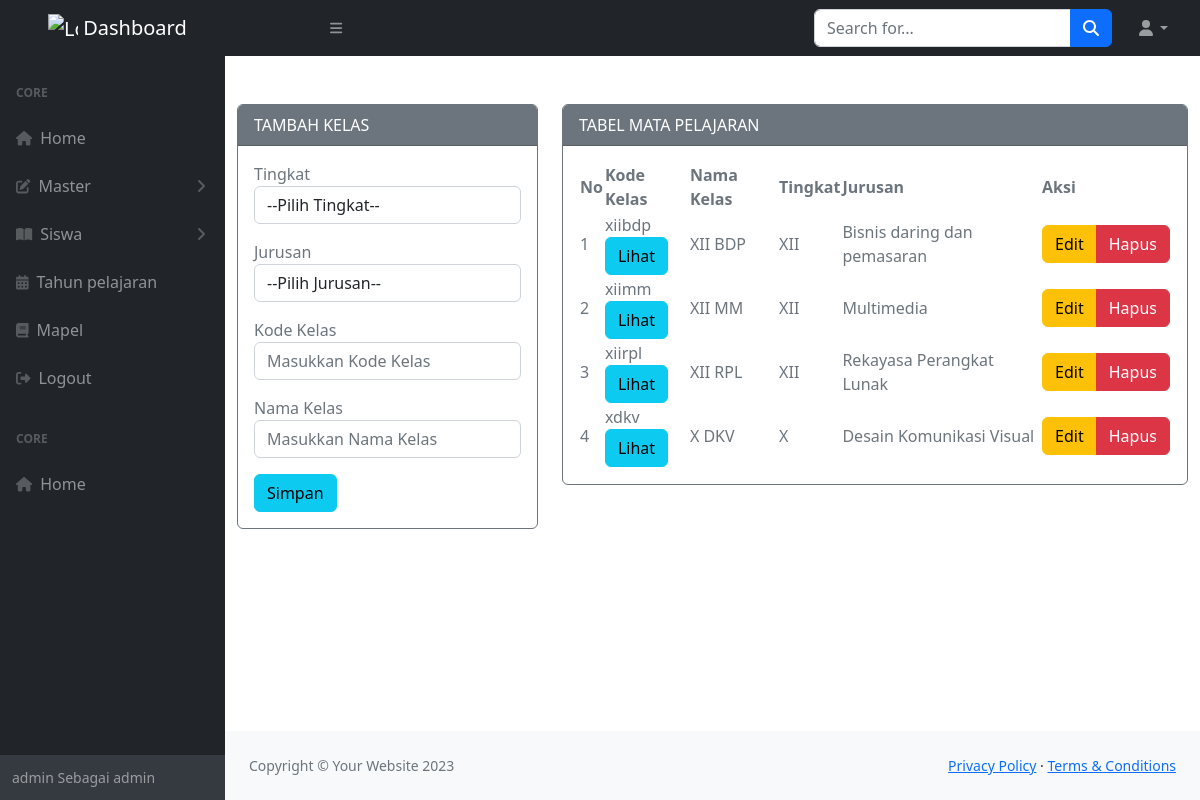
Screenshot of /admin/media.php?module=kelas (signed in) with the database file from the repository.
### tables this page shows
CREATE TABLE `kelas` (
  `kd_kelas` varchar(10) NOT NULL,
  `nama_kelas` varchar(10) NOT NULL,
  `tingkat` varchar(5) NOT NULL,
  `kd_jurusan` varchar(10) NOT NULL
);

CREATE TABLE `jurusan` (
  `kd_jurusan` varchar(10) NOT NULL,
  `nama_jurusan` varchar(100) NOT NULL
);

### admin/modul/mod_kelas/kelas_v.php (the view, shortened to what this page needs)
<?php
include "../koneksi/koneksi.php";
if (empty($_SESSION['username']) and empty($_SESSION['passuser']) and $_SESSION['login'] == 0) {
  echo "<script>alert('Kembalilah Kejalan yg benar!!!'); window.location = '../../index.php';</script>";
} else {
?>
  <?php
  $update = (isset($_GET['action']) and $_GET['action'] == 'update') ? true : false;
  ?>
  <div class="container mt-5">
    <div class="content-wrapper">
      <div class="row">
        <div class="col-md-4 col-sm-4 col-xs-12">
          <div class="card border-secondary mb-3">
            <div class="card-header text-bg-<?= ($update) ? "success" : "secondary" ?>">
              <?= ($update) ? "EDIT" : "TAMBAH" ?> KELAS
            </div>
            <div class="card-body text-secondary">
              <form action="<?= $_SERVER['REQUEST_URI'] ?>" method="POST" role="form">
                <div class="form-group mb-3">
                  <label>Tingkat</label>
                  <select class="form-control" name="tingkat">
                    <option selected hidden disabled>--Pilih Tingkat--</option>
                  </select>
                </div>
                <div class="form-group mb-3">
                  <label>Jurusan </label>
                  <select class="form-control" name="kd_jurusan">
                    <option selected hidden disabled>--Pilih Jurusan--</option>
                  </select>
                </div>
                <div class="form-group mb-3">
                  <label>Kode Kelas</label>
                  <input class="form-control" placeholder="Masukkan Kode Kelas" name="kd_kelas" type="text" <?= (!$update) ?: 'value="' . $row["kd_kelas"] . '"' ?> />
                </div>
                <div class="form-group mb-3">
                  <label>Nama Kelas </label>
                  <input class="form-control" placeholder="Masukkan Nama Kelas" name="nama_kelas" type="text" <?= (!$update) ?: 'value="' . $row["nama_kelas"] . '"' ?> />
                </div>
                <button type="submit" class="btn btn-<?= ($update) ? "warning" : "info" ?> btn-block">Simpan</button>
              </form>
            </div>
          </div>
        </div>
        <div class="col-md-8 col-sm-8 col-xs-12">
          <div class="card border-secondary mb-3">
            <div class="card-header text-bg-secondary">
              TABEL MATA PELAJARAN
            </div>
            <div class="card-body text-secondary">
              <table id="datatablesSimple">
                <thead>
                  <tr>
                    <th>No</th>
                    <th>Kode Kelas</th>
                    <th>Nama Kelas</th>
                    <th>Tingkat</th>
                    <th>Jurusan</th>
                    <th>Aksi</th>
                  </tr>
                </thead>
                <tbody>
                  <?php $no = 1; ?>
                  <?php if ($query = $connect->query("SELECT * FROM kelas,jurusan where kelas.kd_jurusan=jurusan.kd_jurusan ORDER BY FIELD(tingkat, 'XII', 'XI', 'X')")) : ?>
                    <?php while ($row = $query->fetch_assoc()) : ?>
                      <tr>
                        <td><?= $no++ ?></td>
                        <td><?= $row['kd_kelas'] ?> <br><a href="?module=rombel&kls=<?= $row['kd_kelas'] ?>" class="btn btn-xs btn-info">Lihat</a> </td>
                        <td><?= $row['nama_kelas'] ?></td>
                        <td><?= $row['tingkat'] ?></td>
                        <td><?= $row['nama_jurusan'] ?></td>
                        <td class="hidden-print">
                          <div class="btn-group">
                            <a href="?module=kelas&action=update&key=<?= $row['kd_kelas'] ?>" class="btn btn-warning btn-xs">Edit</a>
                            <a href="?module=kelas&action=delete&key=<?= $row['kd_kelas'] ?>" class="btn btn-danger btn-xs">Hapus</a>
                          </div>
                        </td>
                      </tr>
                    <?php endwhile ?>
                  <?php endif ?>
                </tbody>
              </table>
            </div>
          </div>
        </div>
      </div>
    </div>
  </div>
<?php } ?>

### rows the page displays
kelas: kd_kelas "xiibdp", nama_kelas "XII BDP", tingkat "XII", kd_jurusan.nama_jurusan "Bisnis daring dan pemasaran"
kelas: kd_kelas "xiimm", nama_kelas "XII MM", tingkat "XII", kd_jurusan.nama_jurusan "Multimedia"
kelas: kd_kelas "xiirpl", nama_kelas "XII RPL", tingkat "XII", kd_jurusan.nama_jurusan "Rekayasa Perangkat Lunak"
kelas: kd_kelas "xdkv", nama_kelas "X DKV", tingkat "X", kd_jurusan.nama_jurusan "Desain Komunikasi Visual"

### other values shown
$_SESSION['username'] "admin"
$_SESSION['level'] "admin"
